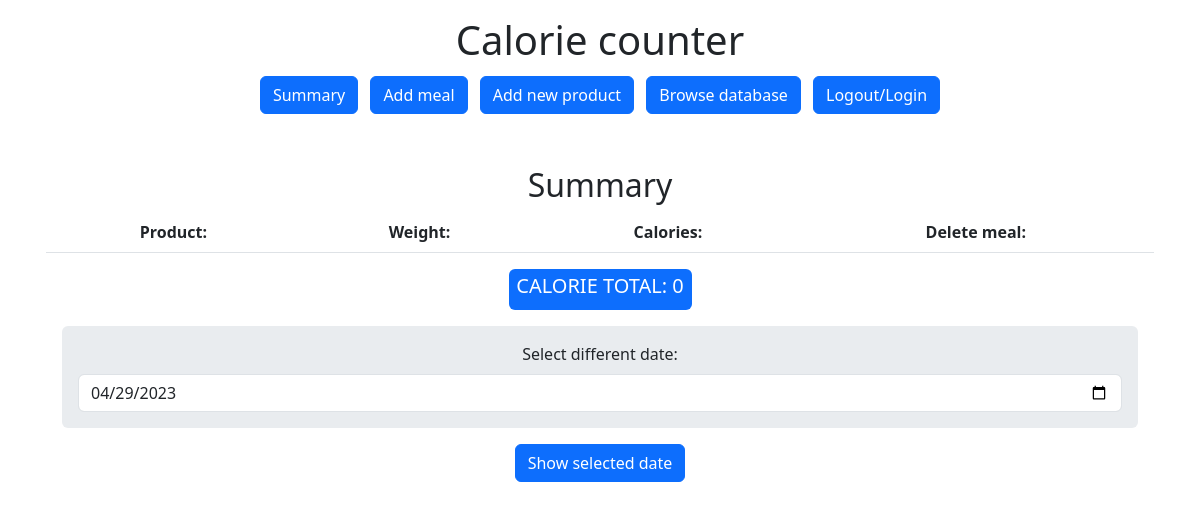
The page / (signed in) on the database as committed earlier.
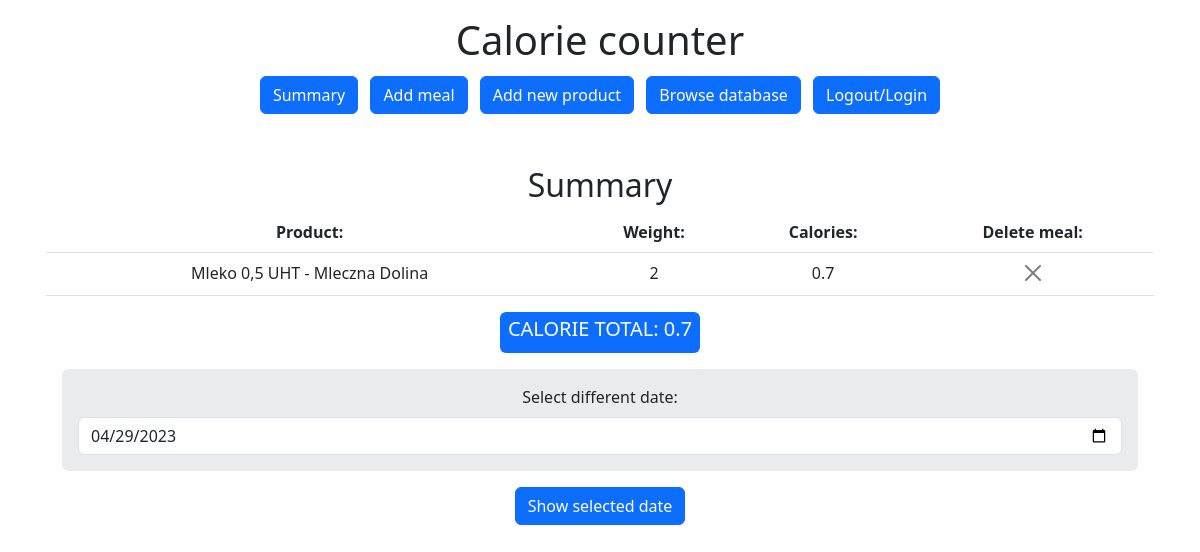
The same page on the database as committed later.
### tables this page shows
CREATE TABLE meals (
    id INTEGER PRIMARY KEY AUTOINCREMENT,
    date TEXT NOT NULL,
    username TEXT NOT NULL,
    product_name TEXT NOT NULL,
    weight NUMERIC,
    calories NUMERIC,
    meal_time TEXT
);

### app.py (the view)
@app.route("/", methods=["GET", "POST"])
@login_required
def index():
    if request.method == "POST":
        cur.execute("DELETE FROM meals WHERE id=?", (request.form.get("meal_to_delete"),))
        con.commit()
    session["calories_today"] = 0
    selected_date = request.args.get("selected_date")
    if not selected_date:
        selected_date = date.today()
    res = cur.execute("SELECT * FROM meals WHERE date=? AND username=?", (selected_date, session["user"]))
    res = res.fetchall()
    for result in res:
        if str(result[1]) == str(selected_date):
         session["calories_today"] = session["calories_today"] + result[5]
    print(selected_date)
    return render_template("index.htm", meals=res, calorie_total=session["calories_today"], selected_date=selected_date)

### submodules.py (called while the page is built)
def login_required(f):
    @wraps(f)
    def decorated_function(*args, **kwargs):
        if session.get("user") is None:
            return redirect("/login")
        return f(*args, **kwargs)
    return decorated_function

### templates/index.htm
{% extends "layout.htm" %}
{% block body %}
<h2 class="pt-5">Summary</h2>
    <table class="table">
        <tr>
            <th> Product: </th>
            <th> Weight: </th>
            <th> Calories: </th>
            <th> Delete meal: </th>
        </tr>
{% for meal in meals %}
        <tr>
            <td> {{meal[3]}} </td>
            <td> {{meal[4]}} </td>
            <td> {{meal[5]}} </td>
            <td> <form action="/" method="post"> <button class="btn-close" id="meal_to_delete" name="meal_to_delete" value="{{meal[0]}}"></button> </form> </td>
        </tr>
{% endfor %}
</table>
<div class="badge bg-primary text-wrap"><p class="h5">CALORIE TOTAL: {{calorie_total}}</p></div>
<form action="/" method="get">
    <div class="m-3 p-3 bg-body-secondary rounded-2">
        <label class="form-label" for="selected_date">Select different date:</label>
        <input class="form-control" type="date" name="selected_date" id="selected_date" value={{selected_date}}>
    </div>
    <button class="btn btn-primary" type="submit">Show selected date</button>
</form>
{% endblock %}

### templates/layout.htm (shortened to what this page needs)
<!DOCTYPE html>
<html lang="en">
	<head>
		<link href="https://cdn.jsdelivr.net/npm/bootstrap@5.3.0-alpha3/dist/css/bootstrap.min.css" rel="stylesheet">
	</head>
	<body>
		<div class="container text-center p-3 mx-auto">
			<h1>Calorie counter</h1>
			<a class="btn btn-primary m-1" role="button" href="/">Summary</a>
			<a class="btn btn-primary m-1" role="button" href="/addmeal">Add meal</a>
			<a class="btn btn-primary m-1" role="button" href="/addproduct">Add new product </a>
			<a class="btn btn-primary m-1" role="button" href="/browsedatabase">Browse database</a>
			<a class="btn btn-primary m-1" role="button" href="/logout">Logout/Login</a>
		{% block body %}{% endblock %}
		</div>
	</body>
</html>

Rows that differ between the two databases and show on the page:
added meals: product_name "Mleko 0,5 UHT - Mleczna Dolina", weight "2", calories "0.7"
Other text that changed with them:
{{ calorie_total }}: "0" → "0.7"
